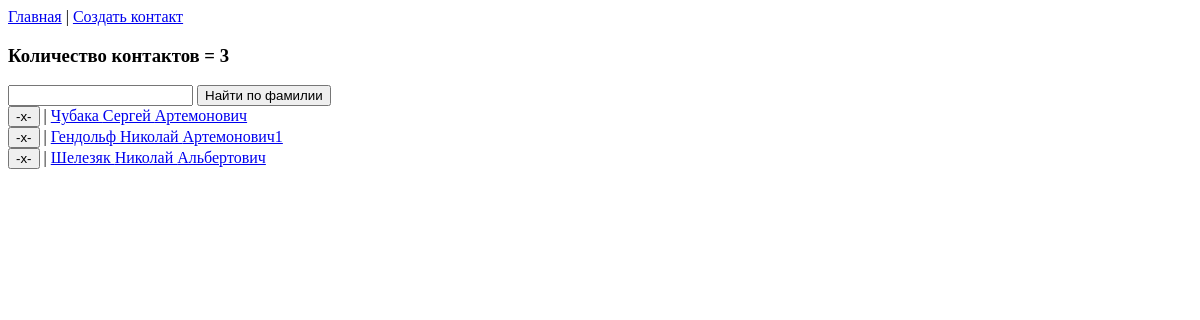
Before: /contacts/ with the older database file.
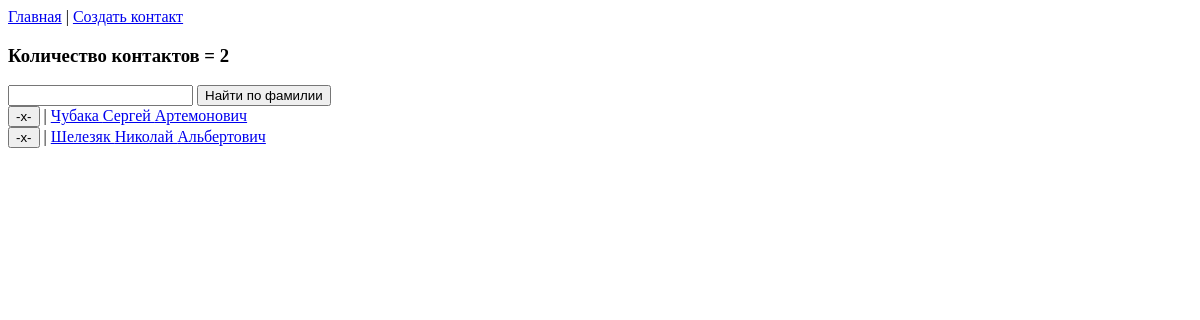
After: the same page with the newer database file.
### TaskTreeApp/models.py (models this page shows)
class Contacts(models.Model):
    id = models.UUIDField(primary_key=True, default=uuid.uuid4, editable=False)
    last_name = models.CharField(max_length=100)
    first_name = models.CharField(max_length=100)
    second_name = models.CharField(max_length=100)

### TaskTreeApp/views.py (the view)
# urls.py: path('contacts/',PageContacts, name='contacts'),
def PageContacts(request):
    FindTitle = ''
    if request.method == 'POST':
        if request.POST.get('btn_find'):
            FindTitle = request.POST.get('FindTitle')
        id_del = request.POST.get('btn_del')
        if id_del:
            Contacts.objects.get(id=id_del).delete()
    contacts_lst = Contacts.objects.filter(last_name__icontains=FindTitle)
    count_contacts = contacts_lst.count()
    if count_contacts == 0:
        PageStr = 'Нет контактов, соответствующих поиску'
    elif count_contacts > 0:
        PageStr = f'Количество контактов = {count_contacts}'
    info_main = {'PageTitle': PageStr, 'contacts_lst': contacts_lst,
                 'count_contacts': count_contacts, 'FindTitle': FindTitle}
    return render(request, 'contacts.html', context=info_main)

### templates/contacts.html (shortened to what this page needs)
<!DOCTYPE html>
<html lang="en">
<head>
</head>
<body>
    <a href="/">Главная</a> <a>|</a>
    <a href="/addcontact/">Создать контакт</a>
    <h3> {{ PageTitle }} </h3>
    <form method="post">
        <input type="text" id="FindTitle" name="FindTitle" maxlength="50" value="{{ FindTitle }}">
        <button type="submit" name="btn_find" value="new_find">Найти по фамилии</button>
    </form>
    {% if count_contacts > 0 %}
        <form method="post">
        {% for contact in contacts_lst %}
            <div>
                <button type="submit" name="btn_del" value="{{contact.id}}">-x-</button><a> | </a>
                <a href="card_contact/{{ contact.id }}/">{{ contact.last_name }} {{ contact.first_name }} {{ contact.second_name }}</a>
            </div>
        {% endfor %}
        </form>
    {% endif %}
</body>
</html>

Changed rows visible on the page:
removed Contacts: last_name "Гендольф", first_name "Николай", second_name "Артемонович1"
Other visible differences:
{{ PageTitle }}: "Количество контактов = 3" → "Количество контактов = 2"
